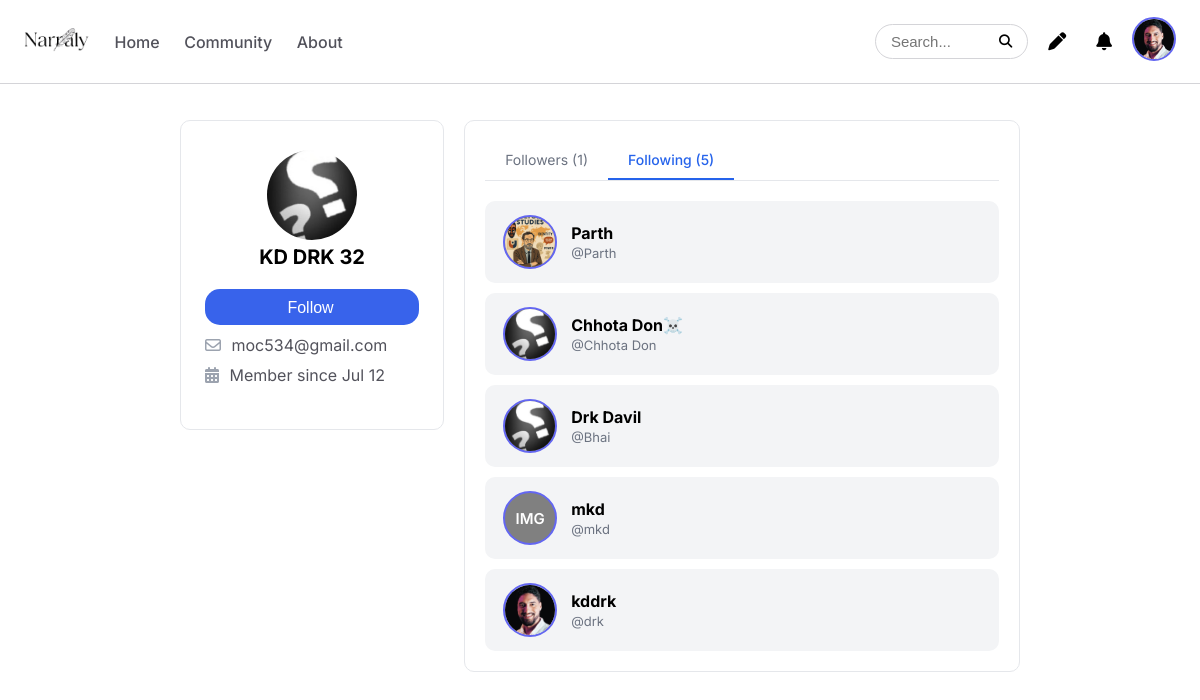
Page /Following/7 (signed in) on the committed database.
### home/models.py (models this page shows, shortened)
class Profile(models.Model):
    uid = models.BigAutoField(primary_key=True)
    username = models.CharField(max_length=255)
    name = models.CharField(max_length=255)
    image = models.ImageField(upload_to='uimages/',null=True)
    email = models.CharField(max_length=255)
    profilbio = models.TextField()
    twitter = models.CharField(max_length=255)
    instagram = models.CharField(max_length=255)
    github = models.CharField(max_length=255)
    youtube = models.CharField(max_length=255)

class Follow(models.Model):
    fid=models.BigAutoField(primary_key=True)
    follower = models.ForeignKey(Profile, on_delete=models.CASCADE,related_name='following_set')
    following = models.ForeignKey(Profile, on_delete=models.CASCADE,related_name='followers_set')
    fdate = models.DateTimeField(auto_now_add=True)

### home/views.py (the view)
# urls.py: path('Following/<int:uid>', views.followingi, name='followingi'),
def followingi(request,uid):
    if request.user.is_authenticated:
        username = request.user.username
        data2=Profile.objects.filter(uid=uid)
        for i in data2:
            fuser=i.username
        if fuser == username:
            return redirect('ufollowers')
        else:
            duser = User.objects.get(username=username)
            join_date = duser.date_joined
            cprofile = get_object_or_404(Profile, uid=uid)
            current_profile = Profile.objects.get(username=request.user.username)
            data = Profile.objects.filter(username=username)
            data1=Member.objects.filter(username=username)
            fprofile=Follow.objects.filter(follower=cprofile)
            foprofile=Follow.objects.filter(following=cprofile)
            following_ids = Follow.objects.filter(follower=current_profile).values_list('following__uid', flat=True)
            context={
                        'uid':uid,
                        'data':data,
                        'data1':data1,
                        'data2':data2,
                        'join_date':join_date,
                        'fprofile':fprofile,
                        'foprofile':foprofile,
                        'following_ids':following_ids,
                    }
            return render (request,'../templates/followingi.html',context)
    else:
            return redirect('register')

### home/templates/followingi.html (shortened to what this page needs)
{% load static %}
<!DOCTYPE html>
<html lang="en">
<head>
    <link rel="stylesheet" href="https://cdnjs.cloudflare.com/ajax/libs/font-awesome/6.7.2/css/all.min.css"
 />
    <link rel="stylesheet" href="../static/ufollowing.css">
</head>
<body>
    <header>
        <nav class="nav">
            <div class="nav-left">
                <div class="nl-img">
                    <a href="{% url 'home' %}">
                        <img src="../static/image/nav/logom.png" alt="">
                    </a>
                </div>
                <div class="nl-text">
                    <a class="nla" href="{% url 'home' %}">Home</a>
                    <a class="nla" href="{% url 'community' %}">Community</a>
                    <a class="nla" href="{% url 'about' %}">About</a>
                </div>
            </div>
            <div class="nav-right">
                <form method="GET" action="{% url 'sercomm' %}">
                    <input type="text" name="q" placeholder="Search..." required>
                    <button type="submit"><i class="fa-solid fa-magnifying-glass"></i></button>
                </form>
                <a href="{% url 'writeblog' %}"><i class="fa fa fa-pen"></i></a>
                <a href="{% url 'notification' %}"><i class="fa fa fa-bell"></i></a>
                {% for i in data %}
                <div class="imgwrp">
                    <div class="{% if data1 %} nr-imgg {%else%} nr-img {%endif%}">
                        {% if i.image %}
                        <img src="{{ i.image.url }}" alt="" id="toggleBtn">
                        {% else %}
                        <span class="nr-text" id="toggleBtn">IMG</span>
                        {% endif %}
                    </div>
                </div>
                {% endfor %}
            </div>
        </nav>
    </header>
    <main class="main">
        <section class="container">
            {% for i in data2 %}
            <div class="profile-card">
                <div class="pcimg">
                    {% if i.image %}
                    <img src="{{ i.image.url }}" alt="" id="toggleBtn">
                    {% else %}
                    <span class="nr-textpc">IMG</span>
                    {% endif %}
                </div>
                {%if i.name%}
                <a href="{% url 'feedprofile' i.uid %}">
                    <h2>{{i.name}}</h2>
                </a>
                {%else%}
                <a href="{% url 'feedprofile' i.uid %}">
                    <h2>{{i.username}}</h2>
                </a>
                {%endif%}
                <div class="follower-check">
                    <form method="post" action="{% url 'follow_toggle' uid %}">
                        {% if uid in following_ids %}
                        <button type="submit">Unfollow</button>
                        {% else %}
                        <button type="submit">Follow</button>
                        {% endif %}
                    </form>
                </div>
                <div class="profile-info">
                    <p><i class="fa-regular fa-envelope"></i> {{i.email}}</p>
                    <p><i class="fas fa-calendar-alt"></i> Member since {{join_date|date:"M j"}}</p>
                </div>
            </div>
            {%endfor%}
            <div class="follow-card">
                <div class="tabs">
                    <a href="{% url 'followersi' uid %}">
                        <div class="tab">Followers ({{foprofile|length}})</div>
                    </a>
                    <a href="{% url 'followingi' uid %}">
                        <div class="tab active">Following ({{fprofile|length}})</div>
                    </a>
                </div>
                {% for i in fprofile %}
                <div class="follower-item">
                    <a href="{% url 'feedprofile' i.follower.uid %}">
                    <div class="follower-left">
                        <div class="{% if data1 %} fl-imgg {%else%} fl-img {%endif%}">
                             {% if i.following.image %}
                                <img src="{{ i.following.image.url }}" alt="">
                                {% else %}
                                <span class="nr-textpf">IMG</span>
                                {% endif %}
                        </div>
                        <div class="follower-details">
                                {% if i.following.name %}
                                <h4>{{i.following.name}}</h4>
                                {%else%}
                                <h4>{{i.following.username}}</h4>
                                {%endif%}
                                <p>@{{i.following.username}}</p>
                        </div>
                    </div>
                    </a>
                </div>
                {%endfor%}
            </div>
        </section>
    </main>
</body>
</html>

### home/static/ufollowing.css (style rules this page uses)
* { padding: 0; margin: 0; }
body { font-family: "Inter", "Poppins", sans-serif; font-optical-sizing: auto; display: flex; flex-direction: column; min-height: 100vh; }
a { text-decoration: none; color: black; }
.nav { position: fixed; width: 100%; z-index: 2; display: flex; justify-content: space-between; background-color: white; border-bottom: 1px solid #D4D4D8; padding: 12px 0px; align-items: center; }
.nav-left { display: flex; gap: 15px; padding-left: 24px; align-items: center; }
.nav-left img { width: inherit; height: 4vh; box-sizing: border-box; }
.nl-text a { font-size: 16px; font-weight: 500; padding: 10px 15px; color: #52525b; }
.nav-right { word-spacing: 5px; padding-right: 24px; display: flex; gap: 10px; align-items: center; margin-top: 0; }
.nav-right form { background-color: white; border: none; border: 1px solid #D4D4D8; border-radius: 28px; cursor: pointer; font-size: 15px; word-spacing: 6px; padding: 8px 15px; display: flex; align-items: center; gap: 8px; }
.nav-right form input { border: none; outline: none; background-color: transparent; font-size: 15px; color: #52525b; width: 100px; }
.nav-right form button { background-color: transparent; border: none; cursor: pointer; }
.nav-right a i { font-size: 18px; padding: 10px 10px; }
.imgwrp { position: relative; display: inline-block; margin-bottom: 10px; }
.nr-imgg { margin-top: 5px; align-items: center; justify-content: center; border-radius: 50%; overflow: hidden; background-color: gray; width: 40px; height: 40px; cursor: pointer; display: flex; border: 2px solid #6366f1; }
.nr-imgg img { width: 100%; height: inherit; object-fit: cover; }
.main { margin: 0 30% 0 20%; padding-top: 6%; max-width: 1400px; }
.container { display: flex; gap: 20px; }
.profile-card { background: white; padding: 24px; border: 1px solid #e5e7eb; border-radius: 10px; width: 350px; height: 260px; text-align: center; }
.pcimg { margin: 5px auto 5px auto; align-items: center; justify-content: center; border-radius: 50%; overflow: hidden; background-color: gray; width: 90px; height: 90px; cursor: pointer; display: flex; }
.pcimg img { width: 100%; height: inherit; object-fit: cover; }
.profile-card h2 { font-size: 20px; margin-bottom: 20px; }
.profile-info { text-align: left; margin-top: 10px; }
.profile-info p { font-size: 16px; font-weight: 400; color: #52525b; margin-top: 10px; }
.profile-info i { margin-right: 6px; color: #9ca3af; }
.follow-card { background: white; padding: 20px; border: 1px solid #e5e7eb; border-radius: 10px; width: 100%; }
.tabs { display: flex; border-bottom: 1px solid #e5e7eb; margin-bottom: 20px; }
.tab { padding: 10px 20px; font-size: 14px; color: #6b7280; cursor: pointer; border-bottom: 2px solid transparent; }
.tab.active { color: #2563eb; font-weight: 500; border-color: #2563eb; }
.follower-item { display: flex; align-items: center; justify-content: space-between; background: #f3f4f6; padding: 14px 18px; border-radius: 10px; margin-top: 10px; }
.follower-left { display: flex; align-items: center; gap: 14px; }
.fl-imgg { align-items: center; justify-content: center; border-radius: 50%; overflow: hidden; background-color: gray; width: 50px; height: 50px; cursor: pointer; display: flex; border: 2px solid #6366f1; }
.follower-left img { width: 100%; height: inherit; object-fit: cover; }
.nr-textpf { color: white; font-size: 15px; font-weight: 600; object-fit: cover; }
.follower-details h4 { margin: 0; font-size: 16px; }
.follower-details p { margin: 2px 0 0; font-size: 13px; color: #6b7280; }
.follower-check { margin-top: 10px; border-radius:15px ; height: 20px; padding: 8px 20px; background-color: #3863EB; display: flex; align-items: center; justify-content: center; }
.follower-check button { color: white; font-size: 16px; padding-right: 3px; border: none; background-color: #3863EB; }
@media only screen and (min-width:1025px) and (max-width:1200px) { .nav-left img { height: 3vh; } }
@media only screen and (min-width:1025px) and (max-width:1200px) { .nl-text a { padding: 10px 10px; } }
@media only screen and (min-width:1025px) and (max-width:1200px) { .main { padding-top: 10%; margin: 0 15% 0 15%; } }

### rows in the picture
Profile: image (picture)
Profile: image (picture), name "KD DRK 32", email "moc534@gmail.com"
Follow: following.image (picture), following.name "Parth", following.username "Parth"
Follow: following.image (picture), following.name "Chhota Don☠️", following.username "Chhota Don"
Follow: following.image (picture), following.name "Drk Davil", following.username "Bhai"
Follow: shows "IMG", following.username "mkd"
Follow: following.image (picture), following.name "kddrk", following.username "drk"

### other values in the picture
{{ join_date|date:"M j" }} "Jul 12"
{{ foprofile|length }} "1"
{{ fprofile|length }} "5"
